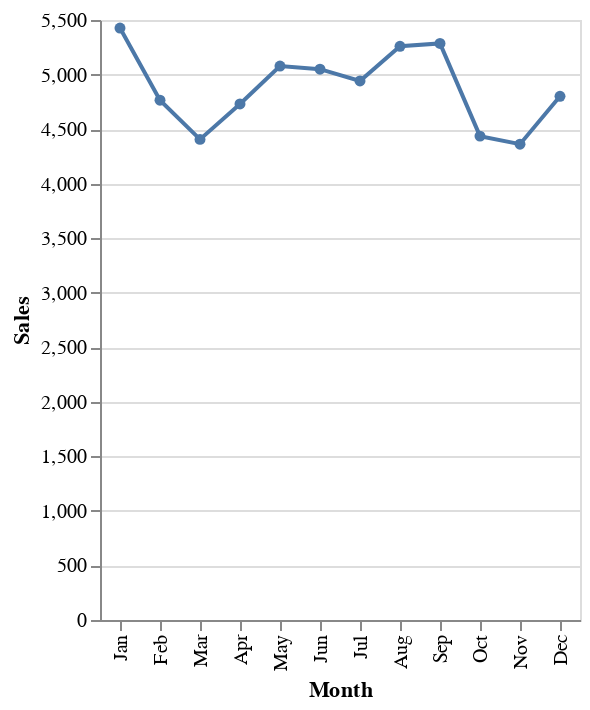

Notebook code cell kept with this figure:
### Code cell
alt.Chart(monthly_sales).mark_line(point=True).encode(
    x = "Month",
    y = "Sales"
).interactive()

### Figure 1 — Vega-Lite specification as saved in the notebook (floating-point values rounded to 4 significant figures)
{"config": {"view": {"continuousWidth": 300, "continuousHeight": 300}}, "data": {"name": "data-5816a21a8c984bcfcd86dc33082f9131"}, "mark": {"type": "line", "point": true}, "encoding": {"x": {"field": "Month", "sort": ["Jan", "Feb", "Mar", "Apr", "May", "Jun", "Jul", "Aug", "Sep", "Oct", "Nov", "Dec"], "type": "ordinal"}, "y": {"field": "Sales", "type": "quantitative"}}, "params": [{"name": "param_2", "select": {"type": "interval", "encodings": ["x", "y"]}, "bind": "scales"}], "$schema": "https://vega.github.io/schema/vega-lite/v5.20.1.json", "datasets": {"data-5816a21a8c984bcfcd86dc33082f9131": [{"Month": "Jan", "Sales": 5427.0}, {"Month": "Feb", "Sales": 4765.0}, {"Month": "Mar", "Sales": 4406.0}, {"Month": "Apr", "Sales": 4730.0}, {"Month": "May", "Sales": 5078.0}, {"Month": "Jun", "Sales": 5049.0}, {"Month": "Jul", "Sales": 4942.0}, {"Month": "Aug", "Sales": 5259.0}, {"Month": "Sep", "Sales": 5285.0}, {"Month": "Oct", "Sales": 4436.0}, {"Month": "Nov", "Sales": 4362.0}, {"Month": "Dec", "Sales": 4801.0}]}}
